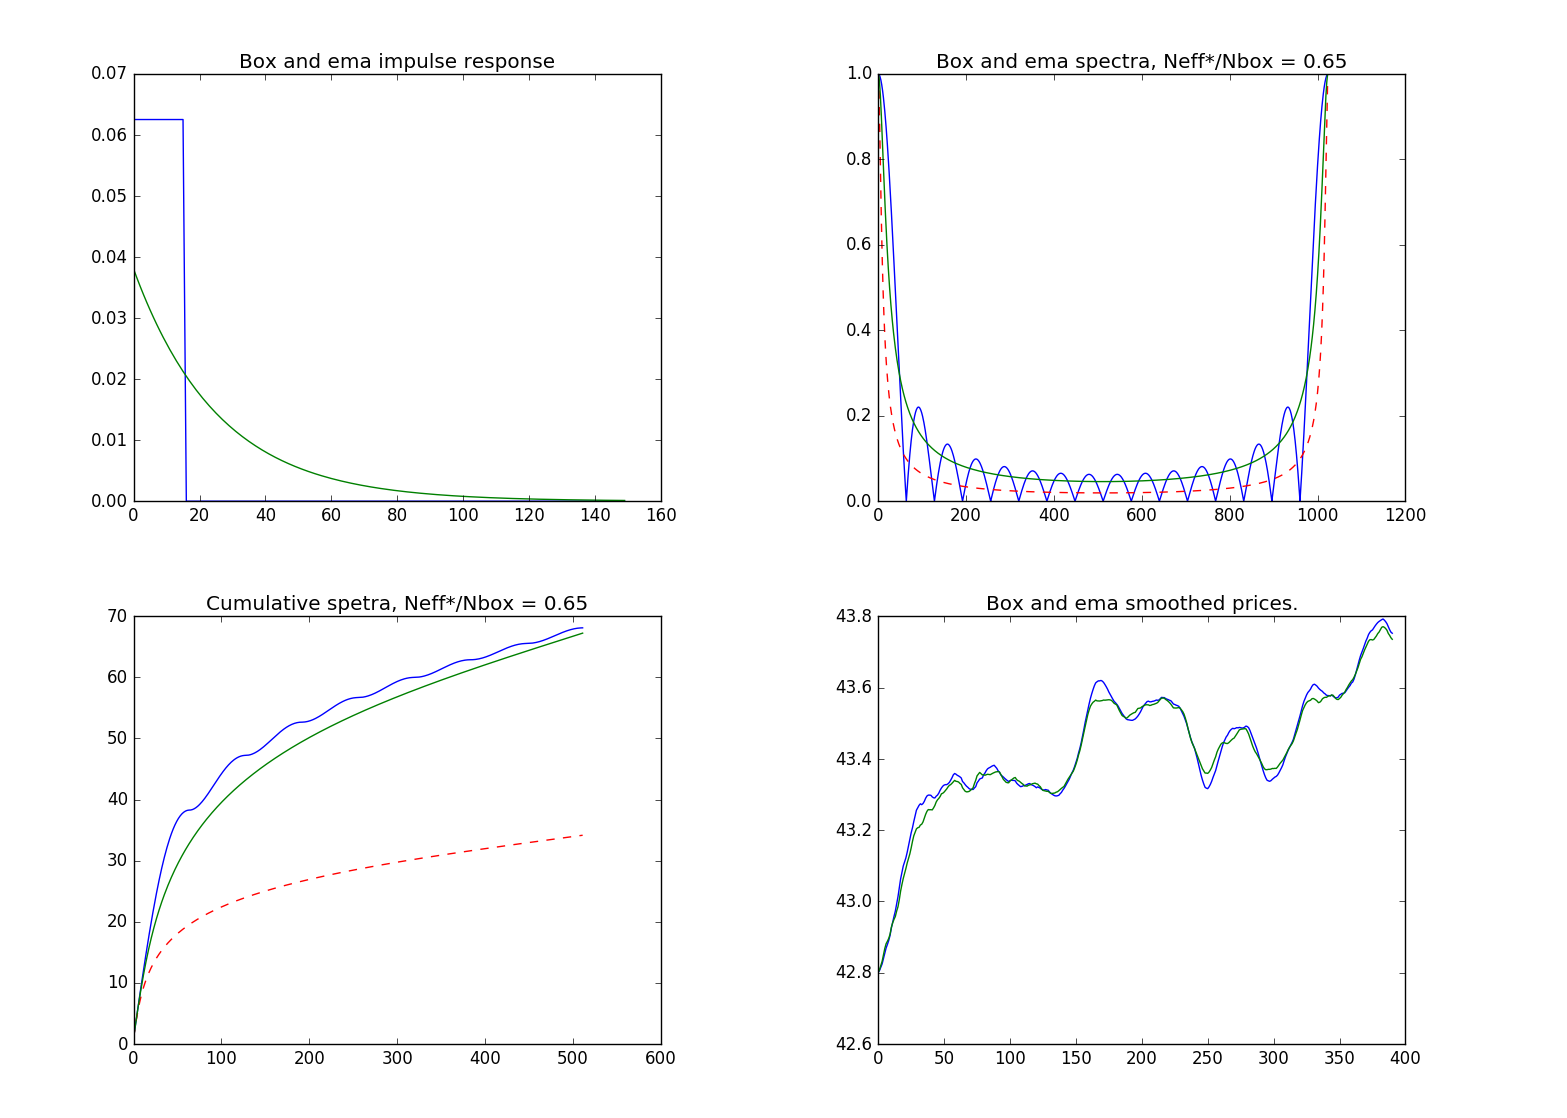

Write the Python code that produced this figure.
#!/usr/bin/anaconda3/bin/python

import csv
import numpy as np
import matplotlib.pyplot as plt

from scipy import optimize

from box import box
from ema import ema
from calc_box_ema_spectra_mse import calc_box_ema_spectra_mse

Nwindow = 1024
Nbox = 16

f, axarr = plt.subplots(2, 2)

# a) Indicative responses

Neff = Nbox / (1-np.exp(-1))

h_box = box(Nbox, Nwindow)
h_ema = ema(Neff, Nwindow)

axarr[0, 0].plot(h_box[:150])
axarr[0, 0].plot(h_ema[:150])
axarr[0, 0].set_title('Box and ema impulse response')

# b) Spectra

h_box_fft = np.fft.fft(h_box)
h_ema_fft = np.fft.fft(h_ema)

h_box_fft_abs = np.absolute(h_box_fft)
h_ema_fft_abs = np.absolute(h_ema_fft)

axarr[0, 1].plot(h_box_fft_abs)
axarr[0, 1].plot(h_ema_fft_abs, 'r--')

# c) Cumulative amplitude spectra

h_box_fft_abs_sum = np.cumsum(h_box_fft_abs[:Nwindow/2])
h_ema_fft_abs_sum = np.cumsum(h_ema_fft_abs[:Nwindow/2])

axarr[1, 0].plot(h_box_fft_abs_sum)
axarr[1, 0].plot(h_ema_fft_abs_sum, 'r--')

# d) See file calc_box_ema_spectra_mse.py

# e) Minimize the MSE f) Plot optimized cumulative spectrum

mse_func = lambda x: calc_box_ema_spectra_mse(x, Nbox, Nwindow)

res = optimize.minimize(mse_func, Neff)
Neff_optimal = res['x'][0]

h_ema_optimal = ema(Neff_optimal, Nwindow)
h_ema_optimal_fft = np.fft.fft(h_ema_optimal)
h_ema_optimal_fft_abs = np.absolute(h_ema_optimal_fft)
h_ema_optimal_fft_abs_sum = np.cumsum(h_ema_optimal_fft_abs[:Nwindow/2])

axarr[0, 1].plot(h_ema_optimal_fft_abs)
axarr[0, 1].set_title('Box and ema spectra, Neff*/Nbox = ' + str(round(Neff_optimal/Nbox, 2))) 

axarr[1, 0].plot(h_ema_optimal_fft_abs_sum)
axarr[1, 0].set_title('Cumulative spetra, Neff*/Nbox = ' + str(round(Neff_optimal/Nbox, 2))) 

# g) Convolve the price series

with open('jpm_trades.csv', 'r') as trades_csv:
    trades = np.array(list(csv.reader(trades_csv))[1:]).astype('double')
    prices = trades[:,1]

    candidate1 = np.convolve(h_box, prices-prices[0]) + prices[0]
    box_prices = candidate1[:len(prices)]

    candidate2 = np.convolve(h_ema_optimal, prices-prices[0]) + prices[0]
    ema_optimal_prices = candidate2[:len(prices)]

    axarr[1, 1].plot(box_prices)
    axarr[1, 1].plot(ema_optimal_prices)
    axarr[1, 1].set_title('Box and ema smoothed prices.') 

plt.tight_layout()
plt.show()
